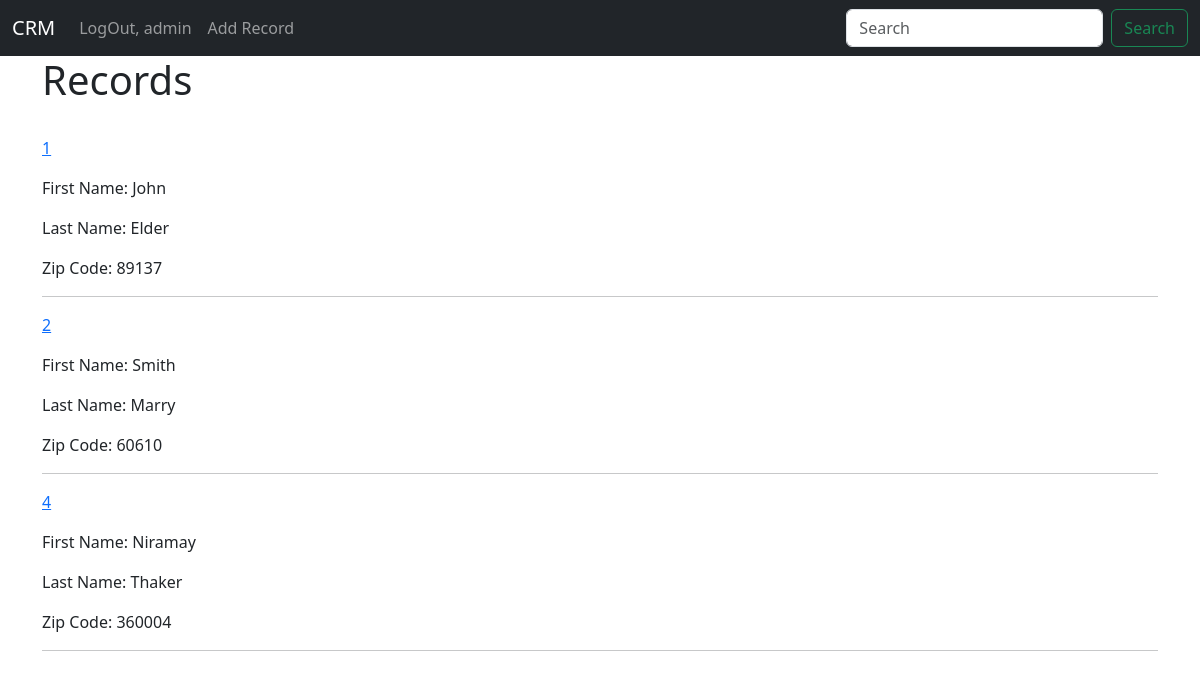
The app's page / (signed in) with its own data.
### website/models.py (models this page shows, shortened)
class Record(models.Model):
	created_at = models.DateTimeField(auto_now_add=True)
	first_name = models.CharField(max_length=50)
	last_name = models.CharField(max_length=50)
	email = models.EmailField(max_length=50)
	phone = models.CharField(max_length=50)
	address = models.CharField(max_length=50)
	city = models.CharField(max_length=50)
	state = models.CharField(max_length=50)
	zipcode = models.CharField(max_length=20)

### website/views.py (the view)
# urls.py: 2. Add a URL to urlpatterns:  path('', views.home, name='home')
@login_required(login_url='login/')
def home(request):
	records = Record.objects.all()
	context = {'records': records}
	return render(request, "home.html", context=context)

### templates/home.html (shortened to what this page needs)
{% extends 'base.html' %}
{% block content %}
<h1>Records</h1>
<br>
{% for record in records %}
    <a href="{% url "customer-record" record.id %}"><p> {{record.id}}</p></a>
    <p>First Name: {{record.first_name}}</p>
    <p>Last Name: {{record.last_name}}</p>
    <p>Zip Code: {{record.zipcode}}</p>
    <hr>
{% endfor %}
{% endblock content %}

### templates/navbar.html (shortened to what this page needs)
<nav class="navbar navbar-expand-lg bg-dark navbar-dark">
    <div class="container-fluid">
      <a class="navbar-brand" href="{% url 'home' %}">CRM</a>
      <div class="collapse navbar-collapse" id="navbarSupportedContent">
        <ul class="navbar-nav me-auto mb-2 mb-lg-0">
        {% if user.is_authenticated %}
          <li class="nav-item">
            <a class="nav-link" href="{% url 'logout' %}">LogOut, {{request.user}}</a>
          </li>
          <li class="nav-item">
            <a class="nav-link" href="{% url 'add-record' %}">Add Record</a>
          </li>
        {% endif %}
        </ul>
        <form class="d-flex" role="search">
          <input class="form-control me-2" type="search" placeholder="Search" aria-label="Search">
          <button class="btn btn-outline-success" type="submit">Search</button>
        </form>
      </div>
    </div>
  </nav>

### records on screen
Record: id "1", first_name "John", last_name "Elder", zipcode "89137"
Record: id "2", first_name "Smith", last_name "Marry", zipcode "60610"
Record: id "4", first_name "Niramay", last_name "Thaker", zipcode "360004"

### other values on screen
{{ request.user }} "admin"
